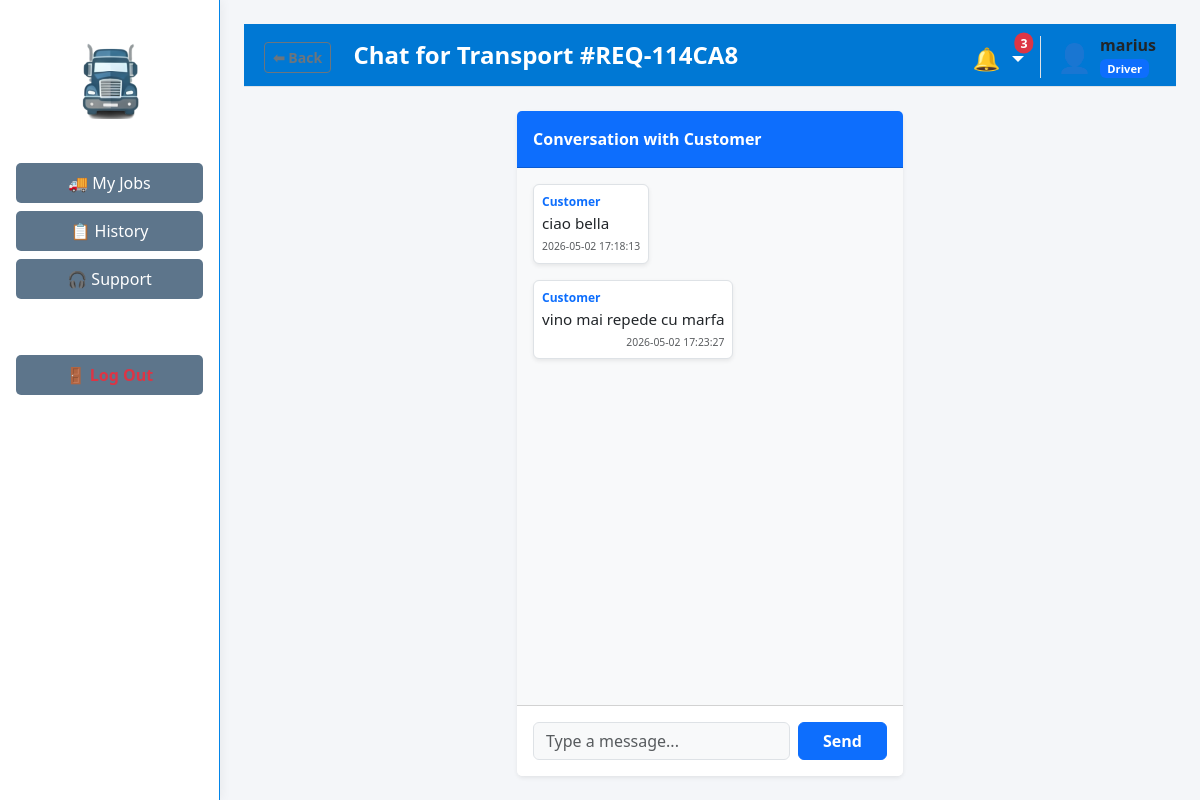
The page /driver/chat/REQ-114CA8 (signed in) on the database its author committed.
### tables this page shows
CREATE TABLE job_messages (
                        id INTEGER PRIMARY KEY AUTOINCREMENT,
                        job_id INTEGER NOT NULL,
                        sender_id INTEGER NOT NULL,
                        sender_role TEXT NOT NULL,
                        message TEXT NOT NULL,
                        timestamp DATETIME DEFAULT CURRENT_TIMESTAMP
                    );

### app/routes/driver_routes.py (the view, shortened to what this page needs)
@driver_bp.route('/driver/chat/<job_id>', methods=['GET', 'POST'])
def job_chat(job_id):
    job_id = str(job_id).upper()
    if 'user_id' not in session or session.get('role') != 'Driver':
        flash("Access denied. Private Driver chat.", "danger")
        return redirect(url_for('dashboard.main_dashboard'))
    username = session.get('username')
    role = 'Driver'
    notifications, unread_count = get_header_data()
    messages = support_db.get_job_messages(job_id)
    return render_template('driver/job_chat.html', job_id=job_id, messages=messages, notifications=notifications, unread_count=unread_count, username=username)

### app/models/notification_model.py (called while the page is built)
    def get_unread_notifications(self, target1: str, target2: str = '') -> List[Dict[str, Any]]:
        try:
            with sqlite3.connect(DB_PATH) as conn:
                conn.row_factory = sqlite3.Row
                cursor = conn.execute(
                    "SELECT * FROM notifications WHERE target_role IN (?, ?, 'All') AND is_read = 0 ORDER BY timestamp DESC",
                    (str(target1).strip(), str(target2).strip())
                )
                return [dict(row) for row in cursor.fetchall()]
        except sqlite3.Error as e:
            logging.error(f"Error fetching notifications: {e}")
            return []

### app/models/support_model.py (called while the page is built)
    def get_job_messages(self, job_id: str) -> List[Dict[str, Any]]:
        try:
            with sqlite3.connect(self.db_path) as connection:
                connection.row_factory = sqlite3.Row
                cursor = connection.execute("SELECT * FROM job_messages WHERE job_id = ? ORDER BY timestamp ASC", (str(job_id),))
                return [dict(row) for row in cursor.fetchall()]
        except sqlite3.Error as e:
            logging.error(f"Error fetching job messages: {e}")
            return []

### app/routes/driver_routes.py (called while the page is built)
def get_header_data():
    username = str(session.get('username', '')).strip()
    role = str(session.get('role', 'Driver')).strip()
    try:
        notifications = notif_db.get_unread_notifications(username, role)
        unread_count = len(notifications)
    except Exception as e:
        logging.error(f"Error fetching notifications: {e}")
        notifications = []
        unread_count = 0
    return notifications, unread_count

### app/templates/driver/job_chat.html (shortened to what this page needs)
{% extends "layouts/driver_layout.html" %}
{% block page_header %}
    <a href="{{ url_for('driver.portal') }}" class="btn btn-sm btn-outline-secondary me-3 fw-bold">⬅ Back</a>
    Chat for Transport #{{ job_id }}
{% endblock %}
{% block content %}
<div class="card shadow-sm border-0 mx-auto" style="max-width: 800px;">
    <div class="card-header bg-primary text-white fw-bold py-3">
        Conversation with Customer
    </div>
    <div class="card-body" style="height: 400px; overflow-y: auto; display: flex; flex-direction: column; background-color: #f8f9fa;">
        {% if messages|length == 0 %}
            <div class="text-center text-muted my-auto">
                <div class="fs-1 mb-2">💬</div>
                No messages yet. Say hello to the customer!
            </div>
        {% else %}
            {% for msg in messages %}
                <div class="p-2 mb-3 rounded shadow-sm"
                     style="max-width: 75%; clear: both;
                     {% if msg.sender_role == 'Driver' %}
                        align-self: flex-end; background-color: #dcf8c6; border-bottom-right-radius: 0;
                     {% else %}
                        align-self: flex-start; background-color: #ffffff; border-bottom-left-radius: 0; border: 1px solid #dee2e6;
                     {% endif %}">
                    <small class="fw-bold text-primary d-block" style="font-size: 0.75rem;">{{ msg.sender_role }}</small>
                    <span style="font-size: 0.95rem;">{{ msg.message }}</span>
                    <small class="d-block text-muted text-end mt-1" style="font-size: 0.65rem;">{{ msg.timestamp }}</small>
                </div>
            {% endfor %}
        {% endif %}
    </div>
    <div class="card-footer bg-white py-3">
        <form action="{{ url_for('driver.job_chat', job_id=job_id) }}" method="POST" class="d-flex gap-2">
            <input type="text" name="message" class="form-control bg-light" placeholder="Type a message..." required autocomplete="off">
            <button type="submit" class="btn btn-primary fw-bold px-4">Send</button>
        </form>
    </div>
</div>
{% endblock %}

### app/static/css/style.css (style rules this page uses)
body { margin: 0; padding: 0; font-family: 'Segoe UI', Tahoma, Geneva, Verdana, sans-serif; }
.card { display: flex; flex-direction: column; height: 100%; }

### rows shown on the page
job_messages: sender_role "Customer", message "ciao bella", timestamp "2026-05-02 17:18:13"
job_messages: sender_role "Customer", message "vino mai repede cu marfa", timestamp "2026-05-02 17:23:27"

### other values the page prints
{{ job_id }} "REQ-114CA8"
{{ unread_count }} "3"
{{ session.get('username', 'Guest') }} "marius"
{{ session.get('role', 'User') }} "Driver"
